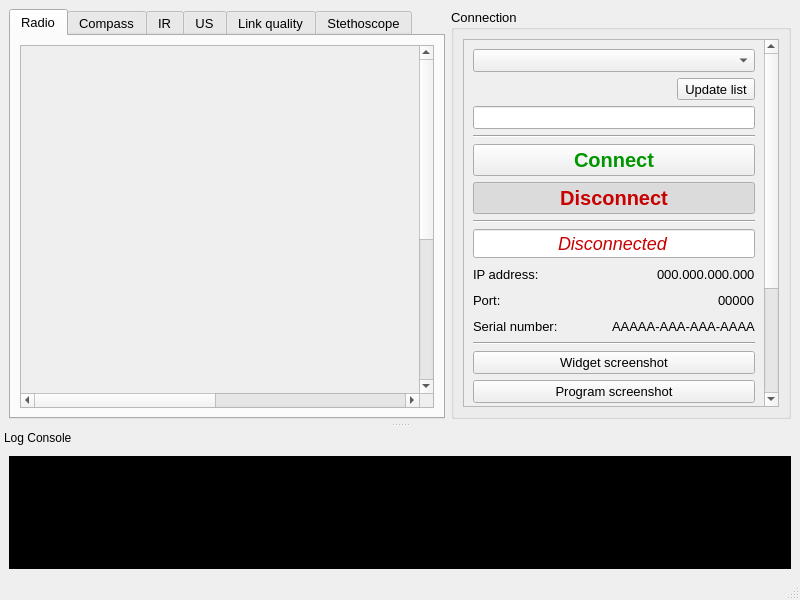
<?xml version="1.0" encoding="UTF-8"?>
<ui version="4.0">
 <class>WindowWiretappingScaner</class>
 <widget class="QMainWindow" name="WindowWiretappingScaner">
  <property name="geometry">
   <rect>
    <x>0</x>
    <y>0</y>
    <width>800</width>
    <height>600</height>
   </rect>
  </property>
  <property name="sizePolicy">
   <sizepolicy hsizetype="Fixed" vsizetype="Fixed">
    <horstretch>0</horstretch>
    <verstretch>0</verstretch>
   </sizepolicy>
  </property>
  <property name="minimumSize">
   <size>
    <width>800</width>
    <height>600</height>
   </size>
  </property>
  <property name="maximumSize">
   <size>
    <width>16777215</width>
    <height>16777215</height>
   </size>
  </property>
  <property name="windowTitle">
   <string>Wiretapping Scaner</string>
  </property>
  <widget class="QWidget" name="centralwidget">
   <layout class="QHBoxLayout" name="horizontalLayout">
    <item>
     <widget class="QTabWidget" name="tabWidget">
      <property name="enabled">
       <bool>true</bool>
      </property>
      <property name="sizePolicy">
       <sizepolicy hsizetype="Expanding" vsizetype="Expanding">
        <horstretch>0</horstretch>
        <verstretch>0</verstretch>
       </sizepolicy>
      </property>
      <property name="minimumSize">
       <size>
        <width>430</width>
        <height>410</height>
       </size>
      </property>
      <property name="font">
       <font>
        <pointsize>10</pointsize>
       </font>
      </property>
      <property name="tabPosition">
       <enum>QTabWidget::North</enum>
      </property>
      <property name="tabShape">
       <enum>QTabWidget::Rounded</enum>
      </property>
      <property name="currentIndex">
       <number>0</number>
      </property>
      <property name="documentMode">
       <bool>false</bool>
      </property>
      <property name="tabsClosable">
       <bool>false</bool>
      </property>
      <property name="movable">
       <bool>false</bool>
      </property>
      <property name="tabBarAutoHide">
       <bool>false</bool>
      </property>
      <widget class="QWidget" name="tabRadio">
       <property name="toolTip">
        <string>Radio tab</string>
       </property>
       <property name="layoutDirection">
        <enum>Qt::LeftToRight</enum>
       </property>
       <attribute name="title">
        <string>Radio</string>
       </attribute>
       <layout class="QVBoxLayout" name="verticalLayout_2">
        <item>
         <widget class="QScrollArea" name="scrollArea1">
          <property name="widgetResizable">
           <bool>true</bool>
          </property>
          <widget class="QWidget" name="scrollAreaWidgetContents1">
           <property name="geometry">
            <rect>
             <x>0</x>
             <y>0</y>
             <width>818</width>
             <height>618</height>
            </rect>
           </property>
           <layout class="QGridLayout" name="gridLayout_2">
            <item row="0" column="0">
             <widget class="DrawFrame" name="RadioDrawFrame">
              <property name="sizePolicy">
               <sizepolicy hsizetype="Fixed" vsizetype="Fixed">
                <horstretch>0</horstretch>
                <verstretch>0</verstretch>
               </sizepolicy>
              </property>
              <property name="minimumSize">
               <size>
                <width>800</width>
                <height>600</height>
               </size>
              </property>
              <property name="maximumSize">
               <size>
                <width>800</width>
                <height>600</height>
               </size>
              </property>
              <property name="toolTip">
               <string>Drawing zone</string>
              </property>
              <property name="frameShape">
               <enum>QFrame::NoFrame</enum>
              </property>
              <property name="lineWidth">
               <number>1</number>
              </property>
             </widget>
            </item>
           </layout>
          </widget>
         </widget>
        </item>
       </layout>
      </widget>
      <widget class="QWidget" name="tabCompass">
       <property name="toolTip">
        <string>Compass tab</string>
       </property>
       <attribute name="title">
        <string>Compass</string>
       </attribute>
       <layout class="QVBoxLayout" name="verticalLayout_3">
        <item>
         <widget class="QScrollArea" name="scrollArea2">
          <property name="widgetResizable">
           <bool>true</bool>
          </property>
          <widget class="QWidget" name="scrollAreaWidgetContents2">
           <property name="geometry">
            <rect>
             <x>0</x>
             <y>0</y>
             <width>818</width>
             <height>618</height>
            </rect>
           </property>
           <layout class="QGridLayout" name="gridLayout_4">
            <item row="0" column="0">
             <widget class="DrawFrame" name="CompassDrawFrame">
              <property name="sizePolicy">
               <sizepolicy hsizetype="Fixed" vsizetype="Fixed">
                <horstretch>0</horstretch>
                <verstretch>0</verstretch>
               </sizepolicy>
              </property>
              <property name="minimumSize">
               <size>
                <width>800</width>
                <height>600</height>
               </size>
              </property>
              <property name="maximumSize">
               <size>
                <width>800</width>
                <height>600</height>
               </size>
              </property>
              <property name="toolTip">
               <string>Drawing zone</string>
              </property>
              <property name="frameShape">
               <enum>QFrame::NoFrame</enum>
              </property>
              <property name="frameShadow">
               <enum>QFrame::Plain</enum>
              </property>
             </widget>
            </item>
           </layout>
          </widget>
         </widget>
        </item>
       </layout>
      </widget>
      <widget class="QWidget" name="tabIR">
       <property name="toolTip">
        <string>Infrared tab</string>
       </property>
       <attribute name="title">
        <string>IR</string>
       </attribute>
       <layout class="QVBoxLayout" name="verticalLayout_4">
        <item>
         <widget class="QScrollArea" name="scrollArea3">
          <property name="widgetResizable">
           <bool>true</bool>
          </property>
          <widget class="QWidget" name="scrollAreaWidgetContents3">
           <property name="geometry">
            <rect>
             <x>0</x>
             <y>0</y>
             <width>818</width>
             <height>618</height>
            </rect>
           </property>
           <layout class="QGridLayout" name="gridLayout_5">
            <item row="0" column="0">
             <widget class="DrawFrame" name="IRDrawFrame">
              <property name="sizePolicy">
               <sizepolicy hsizetype="Fixed" vsizetype="Fixed">
                <horstretch>0</horstretch>
                <verstretch>0</verstretch>
               </sizepolicy>
              </property>
              <property name="minimumSize">
               <size>
                <width>800</width>
                <height>600</height>
               </size>
              </property>
              <property name="maximumSize">
               <size>
                <width>800</width>
                <height>600</height>
               </size>
              </property>
              <property name="toolTip">
               <string>Drawing zone</string>
              </property>
              <property name="frameShape">
               <enum>QFrame::NoFrame</enum>
              </property>
             </widget>
            </item>
           </layout>
          </widget>
         </widget>
        </item>
       </layout>
      </widget>
      <widget class="QWidget" name="tabUltrasound">
       <property name="toolTip">
        <string>Ultrasound tab</string>
       </property>
       <attribute name="title">
        <string>US</string>
       </attribute>
       <layout class="QVBoxLayout" name="verticalLayout_5">
        <item>
         <widget class="QScrollArea" name="scrollArea4">
          <property name="widgetResizable">
           <bool>true</bool>
          </property>
          <widget class="QWidget" name="scrollAreaWidgetContents4">
           <property name="geometry">
            <rect>
             <x>0</x>
             <y>0</y>
             <width>818</width>
             <height>618</height>
            </rect>
           </property>
           <layout class="QGridLayout" name="gridLayout_6">
            <item row="0" column="0">
             <widget class="DrawFrame" name="UltrasoundDrawFrame">
              <property name="sizePolicy">
               <sizepolicy hsizetype="Fixed" vsizetype="Fixed">
                <horstretch>0</horstretch>
                <verstretch>0</verstretch>
               </sizepolicy>
              </property>
              <property name="minimumSize">
               <size>
                <width>800</width>
                <height>600</height>
               </size>
              </property>
              <property name="maximumSize">
               <size>
                <width>800</width>
                <height>600</height>
               </size>
              </property>
              <property name="toolTip">
               <string>Drawing zone</string>
              </property>
              <property name="frameShape">
               <enum>QFrame::NoFrame</enum>
              </property>
             </widget>
            </item>
           </layout>
          </widget>
         </widget>
        </item>
       </layout>
      </widget>
      <widget class="QWidget" name="tabFreeChannel">
       <property name="enabled">
        <bool>true</bool>
       </property>
       <property name="toolTip">
        <string>Link quality tab</string>
       </property>
       <attribute name="title">
        <string>Link quality</string>
       </attribute>
       <layout class="QVBoxLayout" name="verticalLayout_6">
        <item>
         <widget class="QScrollArea" name="scrollArea5">
          <property name="frameShape">
           <enum>QFrame::StyledPanel</enum>
          </property>
          <property name="widgetResizable">
           <bool>true</bool>
          </property>
          <widget class="QWidget" name="scrollAreaWidgetContents5">
           <property name="geometry">
            <rect>
             <x>0</x>
             <y>0</y>
             <width>818</width>
             <height>618</height>
            </rect>
           </property>
           <layout class="QGridLayout" name="gridLayout_7">
            <item row="0" column="0">
             <widget class="DrawFrame" name="FreeChannelDrawFrame">
              <property name="enabled">
               <bool>true</bool>
              </property>
              <property name="sizePolicy">
               <sizepolicy hsizetype="Fixed" vsizetype="Fixed">
                <horstretch>0</horstretch>
                <verstretch>0</verstretch>
               </sizepolicy>
              </property>
              <property name="minimumSize">
               <size>
                <width>800</width>
                <height>600</height>
               </size>
              </property>
              <property name="maximumSize">
               <size>
                <width>800</width>
                <height>600</height>
               </size>
              </property>
              <property name="font">
               <font>
                <pointsize>10</pointsize>
               </font>
              </property>
              <property name="toolTip">
               <string>Drawing zone</string>
              </property>
              <property name="frameShape">
               <enum>QFrame::NoFrame</enum>
              </property>
             </widget>
            </item>
           </layout>
          </widget>
         </widget>
        </item>
       </layout>
      </widget>
      <widget class="QWidget" name="tabStethoscope">
       <property name="toolTip">
        <string>Stethoscope tab</string>
       </property>
       <attribute name="title">
        <string>Stethoscope</string>
       </attribute>
       <layout class="QVBoxLayout" name="verticalLayout_7">
        <item>
         <widget class="QScrollArea" name="scrollArea6">
          <property name="frameShape">
           <enum>QFrame::StyledPanel</enum>
          </property>
          <property name="widgetResizable">
           <bool>true</bool>
          </property>
          <widget class="QWidget" name="scrollAreaWidgetContents6">
           <property name="geometry">
            <rect>
             <x>0</x>
             <y>0</y>
             <width>818</width>
             <height>618</height>
            </rect>
           </property>
           <layout class="QGridLayout" name="gridLayout_8">
            <item row="0" column="0">
             <widget class="DrawFrame" name="StethoscopeDrawFrame">
              <property name="enabled">
               <bool>true</bool>
              </property>
              <property name="sizePolicy">
               <sizepolicy hsizetype="Fixed" vsizetype="Fixed">
                <horstretch>0</horstretch>
                <verstretch>0</verstretch>
               </sizepolicy>
              </property>
              <property name="minimumSize">
               <size>
                <width>800</width>
                <height>600</height>
               </size>
              </property>
              <property name="maximumSize">
               <size>
                <width>800</width>
                <height>600</height>
               </size>
              </property>
              <property name="font">
               <font>
                <pointsize>10</pointsize>
               </font>
              </property>
              <property name="toolTip">
               <string>Drawing zone</string>
              </property>
              <property name="frameShape">
               <enum>QFrame::NoFrame</enum>
              </property>
             </widget>
            </item>
           </layout>
          </widget>
         </widget>
        </item>
       </layout>
      </widget>
     </widget>
    </item>
    <item>
     <widget class="QGroupBox" name="connectionGroupBox">
      <property name="sizePolicy">
       <sizepolicy hsizetype="Fixed" vsizetype="Expanding">
        <horstretch>0</horstretch>
        <verstretch>0</verstretch>
       </sizepolicy>
      </property>
      <property name="minimumSize">
       <size>
        <width>340</width>
        <height>410</height>
       </size>
      </property>
      <property name="maximumSize">
       <size>
        <width>340</width>
        <height>16777215</height>
       </size>
      </property>
      <property name="font">
       <font>
        <pointsize>10</pointsize>
       </font>
      </property>
      <property name="title">
       <string>Connection</string>
      </property>
      <property name="checkable">
       <bool>false</bool>
      </property>
      <layout class="QVBoxLayout" name="verticalLayout_9">
       <item>
        <widget class="QScrollArea" name="scrollArea">
         <property name="widgetResizable">
          <bool>true</bool>
         </property>
         <widget class="QWidget" name="scrollAreaWidgetContents">
          <property name="geometry">
           <rect>
            <x>0</x>
            <y>0</y>
            <width>301</width>
            <height>549</height>
           </rect>
          </property>
          <layout class="QVBoxLayout" name="verticalLayout">
           <item>
            <widget class="QComboBox" name="IPBox">
             <property name="toolTip">
              <string>IP list</string>
             </property>
            </widget>
           </item>
           <item>
            <layout class="QHBoxLayout" name="horizontalLayout1">
             <item>
              <spacer name="horizontalSpacer1">
               <property name="orientation">
                <enum>Qt::Horizontal</enum>
               </property>
               <property name="sizeHint" stdset="0">
                <size>
                 <width>40</width>
                 <height>20</height>
                </size>
               </property>
              </spacer>
             </item>
             <item>
              <widget class="QToolButton" name="reloadTool">
               <property name="toolTip">
                <string>Update IP list</string>
               </property>
               <property name="text">
                <string>Update list</string>
               </property>
               <property name="iconSize">
                <size>
                 <width>30</width>
                 <height>30</height>
                </size>
               </property>
              </widget>
             </item>
            </layout>
           </item>
           <item>
            <widget class="QLineEdit" name="IPLine"/>
           </item>
           <item>
            <widget class="Line" name="line1">
             <property name="orientation">
              <enum>Qt::Horizontal</enum>
             </property>
            </widget>
           </item>
           <item>
            <layout class="QVBoxLayout" name="verticalLayout1">
             <item>
              <widget class="InactiveButton" name="buttConnect">
               <property name="font">
                <font>
                 <pointsize>-1</pointsize>
                 <weight>75</weight>
                 <italic>false</italic>
                 <bold>true</bold>
                </font>
               </property>
               <property name="toolTip">
                <string>Connect to device</string>
               </property>
               <property name="styleSheet">
                <string notr="true">color: rgb(0, 150, 0);
font: bold;
font-size: 20px;</string>
               </property>
               <property name="text">
                <string>Connect</string>
               </property>
               <property name="checkable">
                <bool>true</bool>
               </property>
               <property name="autoExclusive">
                <bool>true</bool>
               </property>
              </widget>
             </item>
             <item>
              <widget class="InactiveButton" name="buttDisconnect">
               <property name="font">
                <font>
                 <pointsize>-1</pointsize>
                 <weight>75</weight>
                 <italic>false</italic>
                 <bold>true</bold>
                </font>
               </property>
               <property name="toolTip">
                <string>Disconnect from device</string>
               </property>
               <property name="styleSheet">
                <string notr="true">color: rgb(200, 0, 0);
font: bold;
font-size: 20px;</string>
               </property>
               <property name="text">
                <string>Disconnect</string>
               </property>
               <property name="checkable">
                <bool>true</bool>
               </property>
               <property name="checked">
                <bool>true</bool>
               </property>
               <property name="autoExclusive">
                <bool>true</bool>
               </property>
              </widget>
             </item>
            </layout>
           </item>
           <item>
            <widget class="Line" name="line2">
             <property name="orientation">
              <enum>Qt::Horizontal</enum>
             </property>
            </widget>
           </item>
           <item>
            <widget class="QLineEdit" name="statusLine">
             <property name="font">
              <font>
               <pointsize>-1</pointsize>
               <weight>50</weight>
               <italic>true</italic>
               <bold>false</bold>
              </font>
             </property>
             <property name="toolTip">
              <string>Status</string>
             </property>
             <property name="styleSheet">
              <string notr="true">color: rgb(200, 0, 0);
font: italic;
font-size: 18px;</string>
             </property>
             <property name="text">
              <string>Disconnected</string>
             </property>
             <property name="alignment">
              <set>Qt::AlignCenter</set>
             </property>
             <property name="readOnly">
              <bool>true</bool>
             </property>
            </widget>
           </item>
           <item>
            <layout class="QHBoxLayout" name="horizontalLayout2">
             <item>
              <widget class="QLabel" name="label1">
               <property name="font">
                <font>
                 <pointsize>10</pointsize>
                </font>
               </property>
               <property name="text">
                <string>IP address:</string>
               </property>
              </widget>
             </item>
             <item>
              <spacer name="horizontalSpacer2">
               <property name="orientation">
                <enum>Qt::Horizontal</enum>
               </property>
               <property name="sizeHint" stdset="0">
                <size>
                 <width>40</width>
                 <height>20</height>
                </size>
               </property>
              </spacer>
             </item>
             <item>
              <widget class="QLabel" name="labelIPaddr">
               <property name="text">
                <string>000.000.000.000</string>
               </property>
              </widget>
             </item>
            </layout>
           </item>
           <item>
            <layout class="QHBoxLayout" name="horizontalLayout3">
             <item>
              <widget class="QLabel" name="label2">
               <property name="text">
                <string>Port:</string>
               </property>
              </widget>
             </item>
             <item>
              <spacer name="horizontalSpacer3">
               <property name="orientation">
                <enum>Qt::Horizontal</enum>
               </property>
               <property name="sizeHint" stdset="0">
                <size>
                 <width>40</width>
                 <height>20</height>
                </size>
               </property>
              </spacer>
             </item>
             <item>
              <widget class="QLabel" name="labelPort">
               <property name="text">
                <string>00000</string>
               </property>
              </widget>
             </item>
            </layout>
           </item>
           <item>
            <layout class="QHBoxLayout" name="horizontalLayout4">
             <item>
              <widget class="QLabel" name="label3">
               <property name="text">
                <string>Serial number:</string>
               </property>
              </widget>
             </item>
             <item>
              <spacer name="horizontalSpacer4">
               <property name="orientation">
                <enum>Qt::Horizontal</enum>
               </property>
               <property name="sizeHint" stdset="0">
                <size>
                 <width>40</width>
                 <height>20</height>
                </size>
               </property>
              </spacer>
             </item>
             <item>
              <widget class="QLabel" name="labelSerialNum">
               <property name="text">
                <string>AAAAA-AAA-AAA-AAAA</string>
               </property>
              </widget>
             </item>
            </layout>
           </item>
           <item>
            <widget class="Line" name="line3">
             <property name="lineWidth">
              <number>1</number>
             </property>
             <property name="orientation">
              <enum>Qt::Horizontal</enum>
             </property>
            </widget>
           </item>
           <item>
            <layout class="QVBoxLayout" name="verticalLayout2">
             <item>
              <widget class="QPushButton" name="buttWidgetScreenshot">
               <property name="sizePolicy">
                <sizepolicy hsizetype="Expanding" vsizetype="Fixed">
                 <horstretch>0</horstretch>
                 <verstretch>0</verstretch>
                </sizepolicy>
               </property>
               <property name="toolTip">
                <string>Makes the widget screenshots</string>
               </property>
               <property name="text">
                <string>Widget screenshot</string>
               </property>
              </widget>
             </item>
             <item>
              <widget class="QPushButton" name="buttProgramScreenshot">
               <property name="sizePolicy">
                <sizepolicy hsizetype="Expanding" vsizetype="Fixed">
                 <horstretch>0</horstretch>
                 <verstretch>0</verstretch>
                </sizepolicy>
               </property>
               <property name="toolTip">
                <string>Makes the program screenshots</string>
               </property>
               <property name="text">
                <string>Program screenshot</string>
               </property>
              </widget>
             </item>
             <item>
              <widget class="QPushButton" name="buttSaveLog">
               <property name="sizePolicy">
                <sizepolicy hsizetype="Expanding" vsizetype="Fixed">
                 <horstretch>0</horstretch>
                 <verstretch>0</verstretch>
                </sizepolicy>
               </property>
               <property name="toolTip">
                <string>Makes the log</string>
               </property>
               <property name="text">
                <string>Save log</string>
               </property>
              </widget>
             </item>
            </layout>
           </item>
           <item>
            <widget class="Line" name="line4">
             <property name="orientation">
              <enum>Qt::Horizontal</enum>
             </property>
            </widget>
           </item>
           <item>
            <widget class="QGroupBox" name="groupSettings">
             <property name="enabled">
              <bool>false</bool>
             </property>
             <property name="title">
              <string>Settings</string>
             </property>
             <layout class="QHBoxLayout" name="horizontalLayout_3">
              <item>
               <layout class="QVBoxLayout" name="verticalLayout3">
                <item>
                 <widget class="QCheckBox" name="checkPlaySound">
                  <property name="sizePolicy">
                   <sizepolicy hsizetype="Fixed" vsizetype="Fixed">
                    <horstretch>0</horstretch>
                    <verstretch>0</verstretch>
                   </sizepolicy>
                  </property>
                  <property name="text">
                   <string>Play sound</string>
                  </property>
                 </widget>
                </item>
                <item>
                 <widget class="QCheckBox" name="checkRemoteMode">
                  <property name="sizePolicy">
                   <sizepolicy hsizetype="Fixed" vsizetype="Fixed">
                    <horstretch>0</horstretch>
                    <verstretch>0</verstretch>
                   </sizepolicy>
                  </property>
                  <property name="text">
                   <string>Remote mode</string>
                  </property>
                 </widget>
                </item>
                <item>
                 <widget class="Line" name="line6">
                  <property name="orientation">
                   <enum>Qt::Horizontal</enum>
                  </property>
                 </widget>
                </item>
                <item>
                 <spacer name="verticalSpacer2">
                  <property name="orientation">
                   <enum>Qt::Vertical</enum>
                  </property>
                  <property name="sizeHint" stdset="0">
                   <size>
                    <width>20</width>
                    <height>40</height>
                   </size>
                  </property>
                 </spacer>
                </item>
               </layout>
              </item>
              <item>
               <widget class="Line" name="line5">
                <property name="orientation">
                 <enum>Qt::Vertical</enum>
                </property>
               </widget>
              </item>
              <item>
               <layout class="QVBoxLayout" name="verticalLayout4">
                <item>
                 <layout class="QHBoxLayout" name="horizontalLayout5">
                  <item>
                   <widget class="QLabel" name="label4">
                    <property name="text">
                     <string>Brightness</string>
                    </property>
                   </widget>
                  </item>
                  <item>
                   <widget class="QDial" name="dialBrightness">
                    <property name="sizePolicy">
                     <sizepolicy hsizetype="Fixed" vsizetype="Fixed">
                      <horstretch>0</horstretch>
                      <verstretch>0</verstretch>
                     </sizepolicy>
                    </property>
                    <property name="minimumSize">
                     <size>
                      <width>60</width>
                      <height>60</height>
                     </size>
                    </property>
                    <property name="maximumSize">
                     <size>
                      <width>60</width>
                      <height>60</height>
                     </size>
                    </property>
                    <property name="maximum">
                     <number>100</number>
                    </property>
                    <property name="value">
                     <number>80</number>
                    </property>
                    <property name="orientation">
                     <enum>Qt::Horizontal</enum>
                    </property>
                   </widget>
                  </item>
                 </layout>
                </item>
                <item>
                 <widget class="Line" name="line7">
                  <property name="orientation">
                   <enum>Qt::Horizontal</enum>
                  </property>
                 </widget>
                </item>
                <item>
                 <spacer name="verticalSpacer3">
                  <property name="orientation">
                   <enum>Qt::Vertical</enum>
                  </property>
                  <property name="sizeHint" stdset="0">
                   <size>
                    <width>20</width>
                    <height>40</height>
                   </size>
                  </property>
                 </spacer>
                </item>
               </layout>
              </item>
             </layout>
            </widget>
           </item>
           <item>
            <spacer name="verticalSpacer1">
             <property name="orientation">
              <enum>Qt::Vertical</enum>
             </property>
             <property name="sizeHint" stdset="0">
              <size>
               <width>20</width>
               <height>40</height>
              </size>
             </property>
            </spacer>
           </item>
          </layout>
         </widget>
        </widget>
       </item>
      </layout>
     </widget>
    </item>
   </layout>
  </widget>
  <widget class="QStatusBar" name="statusbar"/>
  <widget class="QDockWidget" name="dockWidget">
   <property name="minimumSize">
    <size>
     <width>800</width>
     <height>150</height>
    </size>
   </property>
   <property name="floating">
    <bool>false</bool>
   </property>
   <property name="features">
    <set>QDockWidget::NoDockWidgetFeatures</set>
   </property>
   <property name="windowTitle">
    <string>Log Console</string>
   </property>
   <attribute name="dockWidgetArea">
    <number>8</number>
   </attribute>
   <widget class="QWidget" name="dockWidgetContents">
    <property name="toolTip">
     <string>Log console</string>
    </property>
    <layout class="QVBoxLayout" name="verticalLayout_10">
     <item>
      <widget class="QTextBrowser" name="consoleBrowser">
       <property name="styleSheet">
        <string notr="true">background-color: rgb(0, 0, 0);
color: rgb(255, 255, 255);</string>
       </property>
      </widget>
     </item>
    </layout>
   </widget>
  </widget>
 </widget>
 <customwidgets>
  <customwidget>
   <class>DrawFrame</class>
   <extends>QFrame</extends>
   <header>ui/qsrc/drawFrame</header>
   <container>1</container>
  </customwidget>
  <customwidget>
   <class>InactiveButton</class>
   <extends>QPushButton</extends>
   <header>ui/qsrc/inactiveButton</header>
  </customwidget>
 </customwidgets>
 <resources/>
 <connections/>
</ui>
